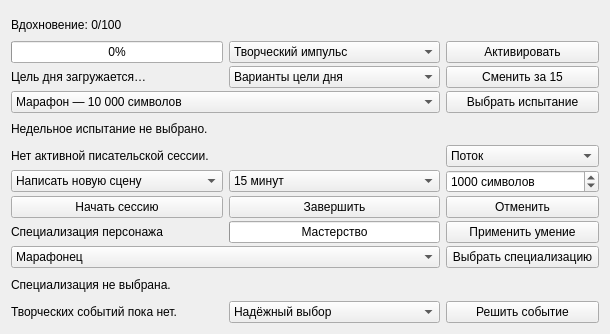
              <widget class="QWidget" name="writing_rhythm_scroll_content">
               <property name="geometry">
                <rect>
                 <x>0</x>
                 <y>0</y>
                 <width>610</width>
                 <height>334</height>
                </rect>
               </property>
               <layout class="QGridLayout" name="writing_rhythm_layout">
                <property name="verticalSpacing">
                 <number>3</number>
                </property>
                <item row="0" column="0" colspan="3">
                 <widget class="QLabel" name="inspiration_label">
                  <property name="text">
                   <string>Вдохновение: 0/100</string>
                  </property>
                 </widget>
                </item>
                <item row="1" column="0">
                 <widget class="QProgressBar" name="inspiration_progressbar">
                  <property name="maximum">
                   <number>100</number>
                  </property>
                  <property name="value">
                   <number>0</number>
                  </property>
                 </widget>
                </item>
                <item row="1" column="1">
                 <widget class="QComboBox" name="inspiration_ability_combo">
                  <property name="accessibleName">
                   <string>Способность вдохновения</string>
                  </property>
                  <item>
                   <property name="text">
                    <string>Творческий импульс</string>
                   </property>
                  </item>
                  <item>
                   <property name="text">
                    <string>Искра сессии</string>
                   </property>
                  </item>
                  <item>
                   <property name="text">
                    <string>Фокус испытания</string>
                   </property>
                  </item>
                 </widget>
                </item>
                <item row="1" column="2">
                 <widget class="QPushButton" name="activate_inspiration_ability_button">
                  <property name="text">
                   <string>Активировать</string>
                  </property>
                 </widget>
                </item>
                <item row="2" column="0">
                 <widget class="QLabel" name="daily_challenge_status">
                  <property name="text">
                   <string>Цель дня загружается…</string>
                  </property>
                  <property name="wordWrap">
                   <bool>true</bool>
                  </property>
                 </widget>
                </item>
                <item row="2" column="1">
                 <widget class="QComboBox" name="daily_challenge_combo">
                  <property name="accessibleName">
                   <string>Ежедневное испытание</string>
                  </property>
                  <item>
                   <property name="text">
                    <string>Варианты цели дня</string>
                   </property>
                  </item>
                 </widget>
                </item>
                <item row="2" column="2">
                 <widget class="QPushButton" name="change_daily_challenge_button">
                  <property name="text">
                   <string>Сменить за 15</string>
                  </property>
                 </widget>
                </item>
                <item row="3" column="0" colspan="2">
                 <widget class="QComboBox" name="weekly_challenge_combo">
                  <property name="accessibleName">
                   <string>Еженедельное испытание</string>
                  </property>
                  <item>
                   <property name="text">
                    <string>Марафон — 10 000 символов</string>
                   </property>
                  </item>
                  <item>
                   <property name="text">
                    <string>Ритм — 4 продуктивных дня</string>
                   </property>
                  </item>
                  <item>
                   <property name="text">
                    <string>Чистый поток — 5 сессий</string>
                   </property>
                  </item>
                  <item>
                   <property name="text">
                    <string>Редакторская неделя — 3 сессии</string>
                   </property>
                  </item>
                 </widget>
                </item>
                <item row="3" column="2">
                 <widget class="QPushButton" name="start_weekly_challenge_button">
                  <property name="text">
                   <string>Выбрать испытание</string>
                  </property>
                 </widget>
                </item>
                <item row="4" column="0" colspan="3">
                 <widget class="QLabel" name="weekly_challenge_status">
                  <property name="text">
                   <string>Недельное испытание не выбрано.</string>
                  </property>
                  <property name="wordWrap">
                   <bool>true</bool>
                  </property>
                 </widget>
                </item>
                <item row="5" column="0" colspan="2">
                 <widget class="QLabel" name="writing_session_status">
                  <property name="text">
                   <string>Нет активной писательской сессии.</string>
                  </property>
                  <property name="wordWrap">
                   <bool>true</bool>
                  </property>
                 </widget>
                </item>
                <item row="5" column="2">
                 <widget class="QComboBox" name="writing_session_mode_combo">
                  <property name="accessibleName">
                   <string>Режим писательской сессии</string>
                  </property>
                  <property name="currentIndex">
                   <number>1</number>
                  </property>
                  <item>
                   <property name="text">
                    <string>Спринт</string>
                   </property>
                  </item>
                  <item>
                   <property name="text">
                    <string>Поток</string>
                   </property>
                  </item>
                  <item>
                   <property name="text">
                    <string>Глубокая работа</string>
                   </property>
                  </item>
                  <item>
                   <property name="text">
                    <string>Редакторский проход</string>
                   </property>
                  </item>
                 </widget>
                </item>
                <item row="6" column="0">
                 <widget class="QComboBox" name="writing_intention_combo">
                  <property name="accessibleName">
                   <string>Намерение писательской сессии</string>
                  </property>
                  <item>
                   <property name="text">
                    <string>Написать новую сцену</string>
                   </property>
                  </item>
                  <item>
                   <property name="text">
                    <string>Продолжить черновик</string>
                   </property>
                  </item>
                  <item>
                   <property name="text">
                    <string>Отредактировать текст</string>
                   </property>
                  </item>
                  <item>
                   <property name="text">
                    <string>Составить план</string>
                   </property>
                  </item>
                 </widget>
                </item>
                <item row="6" column="1">
                 <widget class="QComboBox" name="writing_session_duration_combo">
                  <property name="accessibleName">
                   <string>Длительность писательской сессии</string>
                  </property>
                  <item>
                   <property name="text">
                    <string>15 минут</string>
                   </property>
                  </item>
                  <item>
                   <property name="text">
                    <string>25 минут</string>
                   </property>
                  </item>
                  <item>
                   <property name="text">
                    <string>45 минут</string>
                   </property>
                  </item>
                  <item>
                   <property name="text">
                    <string>60 минут</string>
                   </property>
                  </item>
                 </widget>
                </item>
                <item row="6" column="2">
                 <widget class="QSpinBox" name="writing_session_target">
                  <property name="accessibleName">
                   <string>Цель писательской сессии</string>
                  </property>
                  <property name="suffix">
                   <string> символов</string>
                  </property>
                  <property name="minimum">
                   <number>100</number>
                  </property>
                  <property name="maximum">
                   <number>100000</number>
                  </property>
                  <property name="singleStep">
                   <number>100</number>
                  </property>
                  <property name="value">
                   <number>1000</number>
                  </property>
                 </widget>
                </item>
                <item row="7" column="0">
                 <widget class="QPushButton" name="start_writing_session_button">
                  <property name="text">
                   <string>Начать сессию</string>
                  </property>
                 </widget>
                </item>
                <item row="7" column="1">
                 <widget class="QPushButton" name="finish_writing_session_button">
                  <property name="text">
                   <string>Завершить</string>
                  </property>
                 </widget>
                </item>
                <item row="7" column="2">
                 <widget class="QPushButton" name="cancel_writing_session_button">
                  <property name="text">
                   <string>Отменить</string>
                  </property>
                 </widget>
                </item>
                <item row="8" column="0">
                 <widget class="QLabel" name="specialization_title_label">
                  <property name="text">
                   <string>Специализация персонажа</string>
                  </property>
                 </widget>
                </item>
                <item row="8" column="1">
                 <widget class="QProgressBar" name="specialization_mastery_progressbar">
                  <property name="maximum">
                   <number>3</number>
                  </property>
                  <property name="value">
                   <number>0</number>
                  </property>
                  <property name="format">
                   <string>Мастерство</string>
                  </property>
                 </widget>
                </item>
                <item row="8" column="2">
                 <widget class="QPushButton" name="activate_specialization_ability_button">
                  <property name="text">
                   <string>Применить умение</string>
                  </property>
                 </widget>
                </item>
                <item row="9" column="0" colspan="2">
                 <widget class="QComboBox" name="specialization_combo">
                  <property name="accessibleName">
                   <string>Специализация</string>
                  </property>
                  <item>
                   <property name="text">
                    <string>Марафонец</string>
                   </property>
                  </item>
                  <item>
                   <property name="text">
                    <string>Ритуалист</string>
                   </property>
                  </item>
                  <item>
                   <property name="text">
                    <string>Финишер</string>
                   </property>
                  </item>
                  <item>
                   <property name="text">
                    <string>Исследователь</string>
                   </property>
                  </item>
                  <item>
                   <property name="text">
                    <string>Редактор</string>
                   </property>
                  </item>
                 </widget>
                </item>
                <item row="9" column="2">
                 <widget class="QPushButton" name="select_specialization_button">
                  <property name="text">
                   <string>Выбрать специализацию</string>
                  </property>
                 </widget>
                </item>
                <item row="10" column="0" colspan="3">
                 <widget class="QLabel" name="specialization_status">
                  <property name="text">
                   <string>Специализация не выбрана.</string>
                  </property>
                  <property name="wordWrap">
                   <bool>true</bool>
                  </property>
                 </widget>
                </item>
                <item row="11" column="0">
                 <widget class="QLabel" name="creative_event_status">
                  <property name="text">
                   <string>Творческих событий пока нет.</string>
                  </property>
                  <property name="wordWrap">
                   <bool>true</bool>
                  </property>
                 </widget>
                </item>
                <item row="11" column="1">
                 <widget class="QComboBox" name="creative_event_choice_combo">
                  <property name="accessibleName">
                   <string>Творческое событие</string>
                  </property>
                  <item>
                   <property name="text">
                    <string>Надёжный выбор</string>
                   </property>
                  </item>
                  <item>
                   <property name="text">
                    <string>Рискнуть</string>
                   </property>
                  </item>
                 </widget>
                </item>
                <item row="11" column="2">
                 <widget class="QPushButton" name="resolve_creative_event_button">
                  <property name="text">
                   <string>Решить событие</string>
                  </property>
                 </widget>
                </item>
               </layout>
              </widget>
